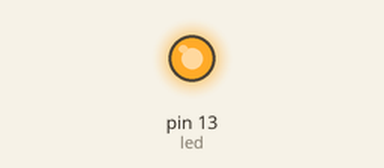
Recording of a sketch running on a simulated Arduino Uno, built with avr-gcc and run on an emulated ATmega328P. Parts: output pins drawn as LEDs (lit = HIGH).

Above: at 1.0 s.
At 3.0 s:
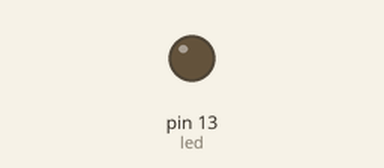
Timing chart, 0 to 5.2 s (numbered marks = the images above):
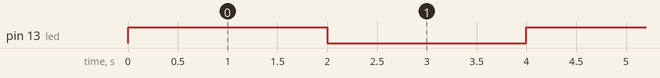

The sketch:

1-flashingled.ino
```cpp
int led = 13;
int speed = 2000;

void setup() {
    pinMode(led, OUTPUT);
}

void loop() {
    digitalWrite(led, HIGH);
    delay(speed);
    digitalWrite(led, LOW);
    delay(speed);
}
```

Measured:
- by itself, pin 13 (led): alternates HIGH for 2.0 s and LOW for 2.0 s
